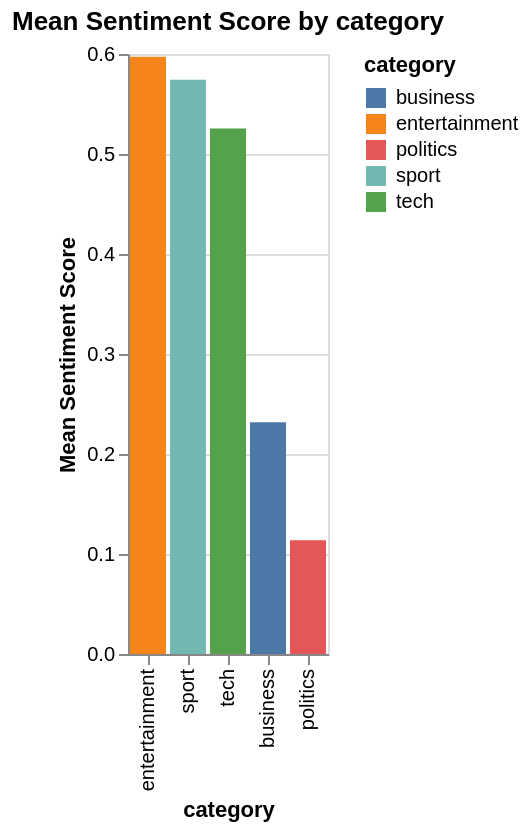

The code cell stored with this chart in its notebook:
### Markdown cell above
The Altair bar chart is a great way to find where each file falls on the line better than the line graph previously ran. I can find the negatives faster using this graph than with the line.

### Code cell
import altair as alt

# Prepare data for mean sentiment score by category
dfg_category = df_output.groupby('category')['sentiment_score'].mean().reset_index()

# Create the Altair bar chart for Sentiment Score by category
chart_category = alt.Chart(dfg_category).mark_bar().encode(
    x=alt.X('category:N', title='category', sort='-y'), # Sort by sentiment score
    y=alt.Y('sentiment_score:Q', title='Mean Sentiment Score'),
    color=alt.Color('category:N', legend=alt.Legend(title="category")),
    tooltip=['category', 'sentiment_score']
).properties(
    title='Mean Sentiment Score by category'
).interactive()

chart_category

### Figure 1 — Vega specification as saved in the notebook (floating-point values rounded to 4 significant figures)
{"$schema": "https://vega.github.io/schema/vega/v5.json", "data": [{"name": "param_15_store"}, {"name": "source_0"}, {"name": "data_0", "values": [{"category": "business", "sentiment_score": 0.2319, "sentiment_score_end": 0.2319, "sentiment_score_start": 0.0}, {"category": "entertainment", "sentiment_score": 0.5972, "sentiment_score_end": 0.5972, "sentiment_score_start": 0.0}, {"category": "politics", "sentiment_score": 0.1136, "sentiment_score_end": 0.1136, "sentiment_score_start": 0.0}, {"category": "sport", "sentiment_score": 0.5742, "sentiment_score_end": 0.5742, "sentiment_score_start": 0.0}, {"category": "tech", "sentiment_score": 0.5256, "sentiment_score_end": 0.5256, "sentiment_score_start": 0.0}]}, {"name": "source_0_x_domain_category", "values": [{"category": "business", "sort_field": 0.2319}, {"category": "entertainment", "sort_field": 0.5972}, {"category": "politics", "sort_field": 0.1136}, {"category": "sport", "sort_field": 0.5742}, {"category": "tech", "sort_field": 0.5256}]}, {"name": "data_0_color_domain_category", "values": [{"category": "business"}, {"category": "entertainment"}, {"category": "politics"}, {"category": "sport"}, {"category": "tech"}]}], "signals": [{"name": "x_step", "value": 20}, {"name": "width", "update": "bandspace(domain('x').length, 0.1, 0.05) * x_step"}, {"name": "unit", "value": {}, "on": [{"events": "pointermove", "update": "isTuple(group()) ? group() : unit"}]}, {"name": "param_15", "update": "vlSelectionResolve(\"param_15_store\", \"union\")"}, {"name": "param_15_category", "on": [{"events": [{"source": "view", "type": "dblclick"}], "update": "null"}, {"events": {"signal": "param_15_translate_delta"}, "update": "panLinear(param_15_translate_anchor.extent_x, -param_15_translate_delta.x / width)"}, {"events": {"signal": "param_15_zoom_delta"}, "update": "zoomLinear(domain(\"x\"), param_15_zoom_anchor.x, param_15_zoom_delta)"}]}, {"name": "param_15_sentiment_score", "on": [{"events": [{"source": "view", "type": "dblclick"}], "update": "null"}, {"events": {"signal": "param_15_translate_delta"}, "update": "panLinear(param_15_translate_anchor.extent_y, param_15_translate_delta.y / height)"}, {"events": {"signal": "param_15_zoom_delta"}, "update": "zoomLinear(domain(\"y\"), param_15_zoom_anchor.y, param_15_zoom_delta)"}]}, {"name": "param_15_tuple", "on": [{"events": [{"signal": "param_15_category || param_15_sentiment_score"}], "update": "param_15_category && param_15_sentiment_score ? {unit: \"\", fields: param_15_tuple_fields, values: [param_15_category,param_15_sentiment_score]} : null"}]}, {"name": "param_15_tuple_fields", "value": [{"field": "category", "channel": "x", "type": "E"}, {"field": "sentiment_score", "channel": "y", "type": "R"}]}, {"name": "param_15_translate_anchor", "value": {}, "on": [{"events": [{"source": "scope", "type": "pointerdown"}], "update": "{x: x(unit), y: y(unit), extent_x: domain(\"x\"), extent_y: domain(\"y\")}"}]}, {"name": "param_15_translate_delta", "value": {}, "on": [{"events": [{"source": "window", "between": [{"source": "scope", "type": "pointerdown"}, {"source": "window", "type": "pointerup"}], "type": "pointermove", "consume": true}], "update": "{x: param_15_translate_anchor.x - x(unit), y: param_15_translate_anchor.y - y(unit)}"}]}, {"name": "param_15_zoom_anchor", "on": [{"events": [{"source": "scope", "type": "wheel", "consume": true}], "update": "{x: invert(\"x\", x(unit)), y: invert(\"y\", y(unit))}"}]}, {"name": "param_15_zoom_delta", "on": [{"events": [{"source": "scope", "type": "wheel", "consume": true}], "update": "pow(1.001, event.deltaY * pow(16, event.deltaMode))", "force": true}]}, {"name": "param_15_modify", "on": [{"events": {"signal": "param_15_tuple"}, "update": "modify(\"param_15_store\", param_15_tuple, true)"}]}], "marks": [{"type": "rect", "name": "marks", "from": {"data": "data_0"}, "encode": {"update": {"y": {"field": "sentiment_score_end", "scale": "y"}, "x": {"field": "category", "scale": "x"}, "fill": {"field": "category", "scale": "color"}, "tooltip": {"signal": "{\"category\": isValid(datum[\"category\"]) ? datum[\"category\"] : \"\"+datum[\"category\"], \"sentiment_score\": format(datum[\"sentiment_score\"], \"\")}"}, "width": {"signal": "max(0.25, bandwidth('x'))"}, "y2": {"field": "sentiment_score_start", "scale": "y"}}}, "style": ["bar"], "interactive": true, "clip": true}], "scales": [{"name": "x", "type": "band", "domain": {"data": "source_0_x_domain_category", "field": "category", "sort": {"op": "max", "field": "sort_field", "order": "descending"}}, "range": {"step": {"signal": "x_step"}}, "paddingInner": 0.1, "paddingOuter": 0.05}, {"name": "y", "type": "linear", "domain": {"data": "data_0", "fields": ["sentiment_score_start", "sentiment_score_end"]}, "range": [{"signal": "height"}, 0], "nice": true, "zero": true, "domainRaw": {"signal": "param_15[\"sentiment_score\"]"}}, {"name": "color", "type": "ordinal", "domain": {"data": "data_0_color_domain_category", "field": "category", "sort": true}, "range": "category"}], "axes": [{"scale": "y", "maxExtent": 0, "grid": true, "domain": false, "gridScale": "x", "ticks": false, "aria": false, "labels": false, "minExtent": 0, "zindex": 0, "orient": "left", "tickCount": {"signal": "ceil(height/40)"}}, {"scale": "x", "labelBaseline": "middle", "zindex": 0, "orient": "bottom", "grid": false, "title": "category", "labelAngle": 270, "labelAlign": "right"}, {"scale": "y", "labelOverlap": true, "zindex": 0, "orient": "left", "title": "Mean Sentiment Score", "tickCount": {"signal": "ceil(height/40)"}, "grid": false}], "title": {"text": "Mean Sentiment Score by category", "frame": "group"}, "padding": 5, "legends": [{"title": "category", "fill": "color", "symbolType": "square"}], "style": "cell", "background": "white", "height": 300}
